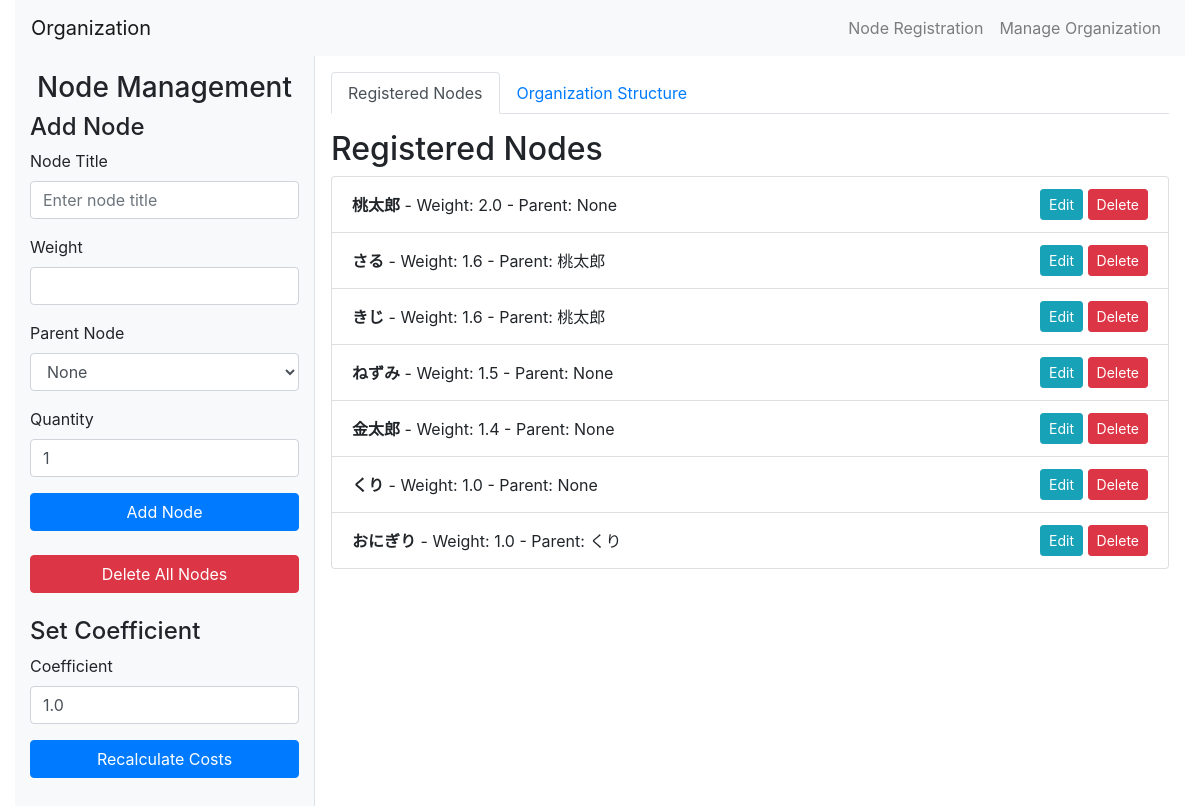
Page /nodecost/ on the committed database.
### nodecost/models.py (models this page shows, shortened)
class Node(models.Model):
    title = models.CharField(
        max_length=255,
        verbose_name="Title"  # 管理画面でのラベル名
    )
    weight = models.DecimalField(
        max_digits=4,  # 最大桁数（例: 10.00）
        decimal_places=1,  # 小数点以下1桁
        default=1.0,  # デフォルト値
        verbose_name="Weight"
    )
    parent = models.ForeignKey(
        'self',  # 自己参照
        null=True,  # 親ノードが設定されていない場合を許容
        blank=True,  # 空白を許容
        on_delete=models.SET_NULL,  # 親ノード削除時にNULLに設定
        related_name="children",  # 子ノードへの逆参照名
        verbose_name="Parent Node"
    )
    cost = models.FloatField(
        default=0.0,  # デフォルト値
        verbose_name="Cost"
    )
    quantity = models.PositiveIntegerField(
        default=1,  # デフォルト値
        verbose_name="Quantity"  # 管理画面での表示名
    )

### nodecost/views.py (the view, shortened to what this page needs)
# urls.py: path('', views.node_cost, name='nodecost'),  # メインページ (Node Registration)
def node_cost(request):
    form = NodeForm(request.POST or None)
    coefficient = update_coefficient(request)
    nodes = Node.objects.all().order_by('-weight')
    cost_context = calculate_cost_context(nodes, coefficient)
    return render(request, 'nodecost/nodecost.html', {
        'form': form,
        'nodes': nodes,
        **cost_context,
    })

### nodecost/views.py (called while the page is built)
def update_coefficient(request):
    try:
        if request.method == 'POST' and 'coefficient' in request.POST:
            coefficient = Decimal(request.POST.get('coefficient', DEFAULT_COEFFICIENT))
            request.session['coefficient'] = float(coefficient)
        else:
            coefficient = Decimal(request.session.get('coefficient', DEFAULT_COEFFICIENT))
        logger.debug(f"Coefficient updated or retrieved: {coefficient}")
    except ValueError:
        logger.error("Invalid coefficient value in update_coefficient.")
        coefficient = DEFAULT_COEFFICIENT
    return coefficient

def get_root(node):
    while node.parent:
        node = node.parent
    return node

def calculate_cost_context(nodes, coefficient):
    individual_costs = calculate_individual_communication_cost(nodes, coefficient)
    detailed_costs = calculate_detailed_costs(nodes, coefficient)
    total_cost = sum(individual_costs.values())
    logger.debug(f"Total communication cost: {total_cost}")
    return {
        'individual_costs': individual_costs,
        'detailed_costs': detailed_costs,
        'total_cost': total_cost,
        'coefficient': coefficient,
    }

### nodecost/templates/nodecost/nodecost.html (shortened to what this page needs)
{% extends "base.html" %}
{% load static %}
{% load custom_filters %}
{% block content %}
<div class="d-flex">
    <div id="sidebar" class="bg-light border-right" style="width: 300px; min-height: 100vh; padding: 15px;">
        <h3 class="text-center">Node Management</h3>
        <form id="add-node-form" method="POST" class="mb-4">
            <h4>Add Node</h4>
            <div class="form-group">
                <label for="title">Node Title</label>
                <input type="text" id="title" name="title" class="form-control" placeholder="Enter node title" required>
            </div>
            <div class="form-group">
                <label for="weight">Weight</label>
                <input type="number" id="weight" name="weight" class="form-control" step="0.1" min="1" max="10" required>
            </div>
            <div class="form-group">
                <label for="parent">Parent Node</label>
                <select id="parent" name="parent" class="form-control">
                    <option value="">None</option>
                </select>
            </div>
            <div class="form-group">
                <label for="quantity">Quantity</label>
                <input type="number" id="quantity" name="quantity" class="form-control" min="1" max="100" value="1">
            </div>
            <button type="submit" class="btn btn-primary btn-block">Add Node</button>
        </form>
        <form id="delete-all-nodes-form" method="POST" class="mb-4">
            <button type="submit" name="delete_all_nodes" class="btn btn-danger btn-block">
                Delete All Nodes
            </button>
        </form>
        <form id="coefficient-form" method="POST" class="mb-4">
            <h4>Set Coefficient</h4>
            <div class="form-group">
                <label for="coefficient">Coefficient</label>
                <input type="number" step="0.1" min="0.1" id="coefficient" name="coefficient" class="form-control" value="{{ coefficient }}">
            </div>
            <button type="submit" class="btn btn-primary btn-block">Recalculate Costs</button>
        </form>
    </div>
    <div id="main-content" class="flex-grow-1 p-3">
        <ul class="nav nav-tabs">
            <li class="nav-item">
                <a class="nav-link active" id="registered-nodes-tab" data-toggle="tab" href="#registered-nodes" role="tab">
                    Registered Nodes
                </a>
            </li>
            <li class="nav-item">
                <a class="nav-link" id="organization-structure-tab" data-toggle="tab" href="#organization-structure" role="tab">
                    Organization Structure
                </a>
            </li>
        </ul>
        <div class="tab-content mt-3">
            <div class="tab-pane fade show active" id="registered-nodes" role="tabpanel" aria-labelledby="registered-nodes-tab">
                <h2>Registered Nodes</h2>
                <ul id="node-list" class="list-group">
                    {% for node in nodes %}
                    <li class="list-group-item d-flex justify-content-between align-items-center">
                        <div>
                            <strong>{{ node.title }}</strong> - Weight: {{ node.weight }}
                            - Parent: {% if node.parent %}{{ node.parent.title }}{% else %}None{% endif %}
                        </div>
                        <div>
                            <button class="btn btn-info btn-sm edit-node"
                                    data-id="{{ node.id }}"
                                    data-title="{{ node.title }}"
                                    data-weight="{{ node.weight }}"
                                    data-parent="{{ node.parent_id }}">
                                Edit
                            </button>
                            <button class="btn btn-danger btn-sm delete-node" data-id="{{ node.id }}">Delete</button>
                        </div>
                    </li>
                    {% endfor %}
                </ul>
            </div>
        </div>
    </div>
</div>
{% endblock %}

### nodecost/templates/base.html (shortened to what this page needs)
{% load static %}
<!DOCTYPE html>
<html lang="en">
<head>
    <link href="https://stackpath.bootstrapcdn.com/bootstrap/4.3.1/css/bootstrap.min.css" rel="stylesheet">
    <link rel="stylesheet" href="{% static 'nodecost/style.css' %}">
</head>
<body>
    <div class="container-fluid">
        <nav class="navbar navbar-expand-lg navbar-light bg-light">
            <a class="navbar-brand" href="#">Organization</a>
            <div class="collapse navbar-collapse" id="navbarNav">
                <ul class="navbar-nav ml-auto">
                    <li class="nav-item">
                        <a class="nav-link" href="{% url 'nodecost' %}">Node Registration</a>
                    </li>
                    <li class="nav-item">
                        <a class="nav-link" href="{% url 'manage_organization' %}">Manage Organization</a>
                    </li>
                </ul>
            </div>
        </nav>
        <div class="content">
            {% block content %}{% endblock %}
        </div>
    </div>
</body>
</html>

### rows in the picture
Node: title "桃太郎", weight "2.0", shows "None"
Node: title "さる", weight "1.6", parent "桃太郎"
Node: title "きじ", weight "1.6", parent "桃太郎"
Node: title "ねずみ", weight "1.5", shows "None"
Node: title "金太郎", weight "1.4", shows "None"
Node: title "くり", weight "1.0", shows "None"
Node: title "おにぎり", weight "1.0", parent "くり"
